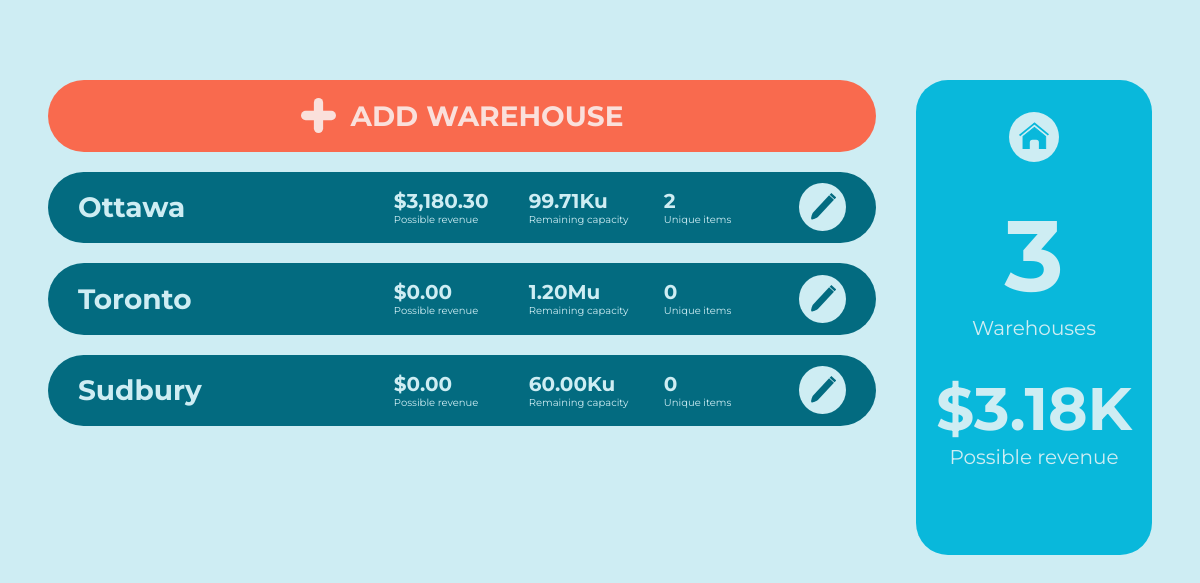
The page /warehouses on the database as committed earlier.
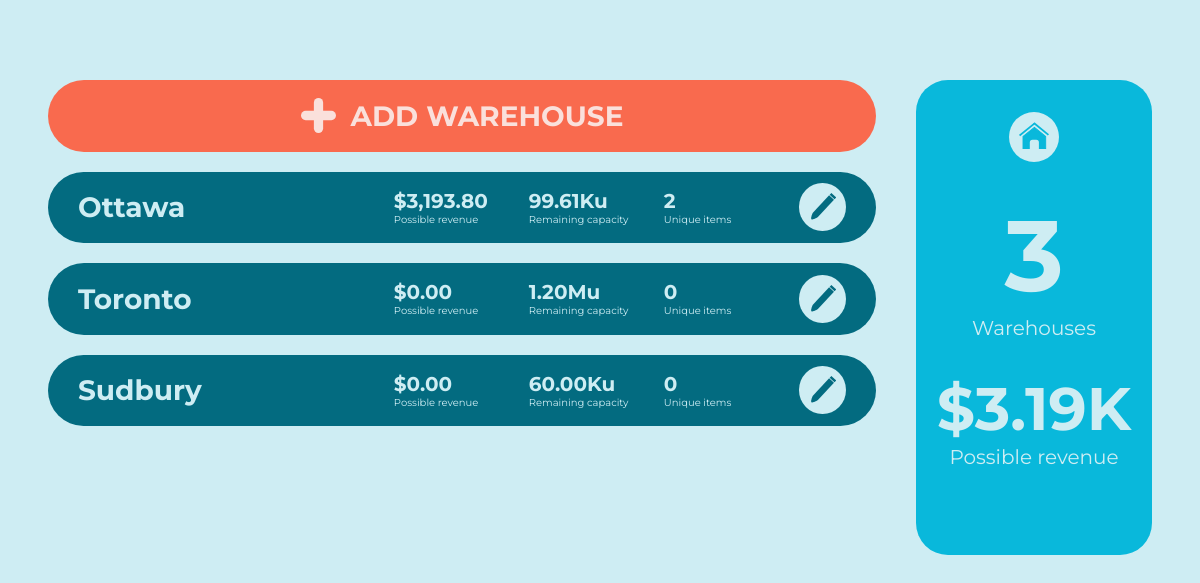
The same page on the database as committed later.
### wms/models.py (models this page shows, shortened)
class Item(db.Model):
    _id = db.Column(db.Integer, primary_key=True)
    quantity = db.Column(db.Integer, nullable=False)
    warehouse = db.Column(db.String(MAXIMUM_NAME_LEN), db.ForeignKey('warehouse.name'), nullable=False)
    item_template_id = db.Column(db.Integer, db.ForeignKey('item_template._id'), nullable=False)

class ItemTemplate(db.Model):
    _id = db.Column(db.Integer, primary_key=True)
    name = db.Column(db.String(MAXIMUM_NAME_LEN), unique=True, nullable=False)
    price = db.Column(db.Float, nullable=False)
    cost = db.Column(db.Float, nullable=False)
    size = db.Column(db.Integer, nullable=False)
    low_threshold = db.Column(db.Integer, nullable=False)
    instances = db.relationship('Item', backref='item_template', lazy=True)  # Instances using this item template

class Warehouse(db.Model):
    _id = db.Column(db.Integer, primary_key=True)
    name = db.Column(db.String(MAXIMUM_NAME_LEN), unique=True, nullable=False)
    capacity = db.Column(db.Integer, nullable=False)
    items = db.relationship("Item", backref="home_warehouse", lazy=True)
    @hybrid_property
    def remaining_capacity(self):
        capacityUsed = 0
        for item in self.items:
            capacityUsed += item.quantity * ItemTemplate.query.filter_by(_id=item.item_template_id).first().size
        return self.capacity - capacityUsed
    @hybrid_property
    def possible_revenue(self):
        revenue = 0
        for item in self.items:
            item_temp = ItemTemplate.query.filter_by(_id=item.item_template_id).first()
            revenue += item.quantity * (item_temp.price - item_temp.cost)
        return revenue

### wms/routes.py (the view)
@app.route("/warehouses", methods=METHODS)
def warehouses():
    warehouseForm = WarehouseForm()
    warehouseList = Warehouse.query.all()
    possibleRevenue = 0
    for warehouse in warehouseList:
        possibleRevenue += warehouse.possible_revenue
    if warehouseForm.validate_on_submit():
        flash(f'Warehouse "{warehouseForm.name.data}" created.')
        db.session.add(Warehouse(name=warehouseForm.name.data,
                                 capacity=warehouseForm.capacity.data))
        db.session.commit()
        return redirect(url_for('warehouses'))
    return render_template('warehouses.html',
                           warehouseForm=warehouseForm,
                           warehouses=warehouseList,
                           possibleRevenue=possibleRevenue,
                           price_format=price_format,
                           capacity_format=capacity_format)

### wms/functions.py (called while the page is built)
def price_format(price, small=False):
    price = round(price, 2)
    if small:
        if price >= 1000:
            price /= 1000
            return "{:.2f}K".format(price)
    if price < 10000:
        return "{:,.2f}".format(price)
    else:
        if 1000000 < price < 9000000:
            price /= 1000000
            return "{:.2f}M".format(price)
        price /= 1000
        return "{:.2f}K".format(price)

def capacity_format(capacity):
    if capacity < 10000:
        return "{:,}".format(capacity)
    elif 10000 <= capacity <= 999999:
        capacity /= 1000
        return "{:.2f}K".format(capacity)
    else:
        capacity /= 1000000
        return "{:.2f}M".format(capacity)

### wms/templates/warehouses.html (shortened to what this page needs)
<!DOCTYPE html>
{% extends "base.html" %}
{% block content %}
<link rel="stylesheet" href="static/warehouses.css">
<div class="content">
    <div class="list">
        <ul>
            <li>
                <button class="add-warehouse" id="add-warehouse">
                    <img src="static/+.svg" alt="+ button">
                    <h1>Add Warehouse</h1>
                </button>
            </li>
            {% for warehouse in warehouses %}
            <li class="warehouse-card">
                <ul>
                    <li class="name-li">
                       <h1>{{warehouse.name}}</h1>
                    </li>
                    <li>
                        <ul class="stats">
                            <li>
                                <h2>${{price_format(warehouse.possible_revenue)}}</h2>
                                <p>Possible revenue</p>
                            </li>
                            <li>
                                <h2>{{capacity_format(warehouse.remaining_capacity)}}u</h2>
                                <p>Remaining capacity</p>
                            </li>
                            <li>
                                <h2>{{warehouse.items|length}}</h2>
                                <p>Unique items</p>
                            </li>
                        </ul>
                    </li>
                    <li class="edit-li">
                        <a href="{{url_for('view_warehouse', warehouse_name=warehouse.name)}}">
                            <button class="edit-button">
                            </button>
                        </a>
                    </li>
                </ul>
            </li>
            {% endfor %}
        </ul>
    </div>
    <div class="warehouse-stats">
        <ul>
            <li>
                <a href="{{url_for('home')}}" class="home">
                </a>
            </li>
            <li>
                <h1>{{warehouses|length}}</h1>
                <p>Warehouses</p>
            </li>
            <li>
                <h2>
                    ${{price_format(possibleRevenue, small=True)}}
                </h2>
                <p>Possible revenue</p>
            </li>
        </ul>
    </div>
</div>
{% endblock content %}

Rows that differ between the two databases and show on the page:
changed through a linked row, Item: quantity.cost "3,180.30" → "3,193.80"; quantity.capacity "99.71K" → "99.61K"
Other text that changed with them:
{{ price_format(possibleRevenue, small=True) }}: "3.18K" → "3.19K"
